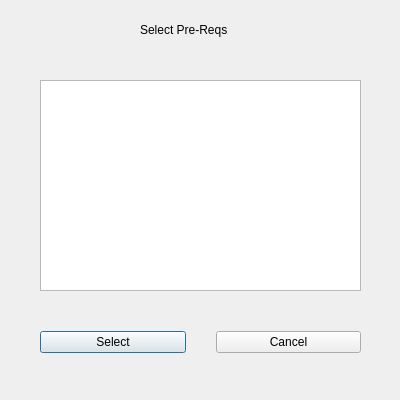
<?xml version="1.0" encoding="UTF-8"?>
<ui version="4.0">
 <class>PrereqSelectWindow</class>
 <widget class="QDialog" name="PrereqSelectWindow">
  <property name="geometry">
   <rect>
    <x>0</x>
    <y>0</y>
    <width>400</width>
    <height>400</height>
   </rect>
  </property>
  <property name="windowTitle">
   <string>Dialog</string>
  </property>
  <widget class="QListWidget" name="prereqListWidget">
   <property name="geometry">
    <rect>
     <x>40</x>
     <y>80</y>
     <width>321</width>
     <height>211</height>
    </rect>
   </property>
  </widget>
  <widget class="QLabel" name="prereqLabel">
   <property name="geometry">
    <rect>
     <x>140</x>
     <y>9</y>
     <width>251</width>
     <height>41</height>
    </rect>
   </property>
   <property name="text">
    <string>Select Pre-Reqs</string>
   </property>
  </widget>
  <widget class="QWidget" name="">
   <property name="geometry">
    <rect>
     <x>10</x>
     <y>330</y>
     <width>381</width>
     <height>24</height>
    </rect>
   </property>
   <layout class="QHBoxLayout" name="horizontalLayout">
    <property name="spacing">
     <number>30</number>
    </property>
    <property name="leftMargin">
     <number>30</number>
    </property>
    <property name="rightMargin">
     <number>30</number>
    </property>
    <item>
     <widget class="QPushButton" name="chooseButton">
      <property name="text">
       <string>Select</string>
      </property>
     </widget>
    </item>
    <item>
     <widget class="QPushButton" name="cancelButton">
      <property name="text">
       <string>Cancel</string>
      </property>
     </widget>
    </item>
   </layout>
  </widget>
 </widget>
 <resources/>
 <connections/>
</ui>
